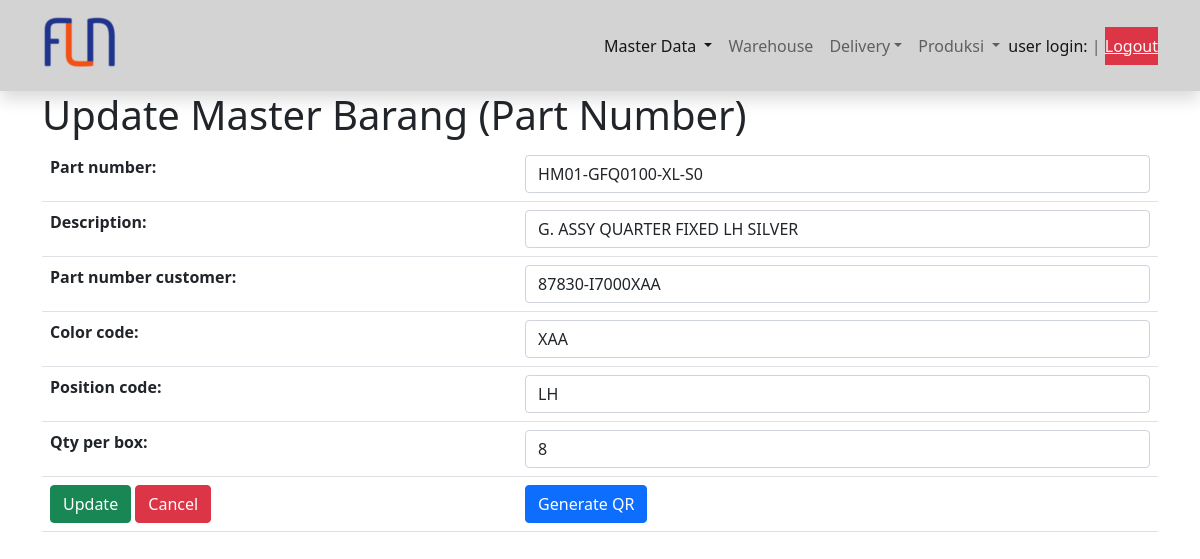
/edit_master_barang/18, run on the app's committed database.
### scanner/models.py (models this page shows, shortened)
class Barang(models.Model):
    part_number = models.CharField(max_length=18)
    description = models.CharField(max_length=32)
    part_number_customer =  models.CharField(max_length=18)
    barcode = models.TextField()
    color_code = models.CharField(max_length=3, blank=True, null=True)
    position_code = models.CharField(max_length=6, blank=True, null=True)
    qty_per_box = models.IntegerField(null=True)

### scanner/views.py (the view)
# urls.py: path('edit_master_barang/<int:pk>', views.EditMasterBarang.as_view(), name='edit_master_barang'),
class EditMasterBarang(UpdateView):
    model = Barang
    template_name = 'barang_updateview.html'
    form_class = FormMasterBarang

### scanner/forms.py
class FormMasterBarang(ModelForm):
    class Meta:
        model = Barang
        fields = '__all__'
        labels = {'barcode':'QR Code File'}
        widgets = {
            'part_number': forms.TextInput({'class':'form-control'}),
            'description': forms.TextInput({'class':'form-control'}),
            'part_number_customer': forms.TextInput({'class':'form-control'}),
            'barcode': forms.HiddenInput({'class':'form-control', 'hidden':'true'}),
            'color_code': forms.TextInput({'class':'form-control'}),
            'position_code': forms.TextInput({'class':'form-control'}),
            'qty_per_box': forms.TextInput({'class':'form-control'}),
        }

### templates/barang_updateview.html (shortened to what this page needs)
{% extends 'base.html' %}
{% block content %}
<div class="container">
    <h1>Update Master Barang (Part Number)</h1>
    <form action="" method="post">{% csrf_token %}
        <table class="table">
            {{ form.as_table }}
            <tr>
                <td>
                    <button type="submit" class="btn btn-success">Update</button>
                    <a href="{% url 'list_barang' %}"  class="btn btn-danger">Cancel</a>
                </td>
                <td id="genQR">
                    <a href="#" id="buttonQR" class="btn btn-primary" onclick="tampilkanQR()">Generate QR</a>
                </td>
            </tr>
        </table>
    </form>
</div>
{% endblock content %}

### data on the page
Barang: part_number "HM01-GFQ0100-XL-S0", description "G. ASSY QUARTER FIXED LH SILVER", part_number_customer "87830-I7000XAA", color_code "XAA", position_code "LH", qty_per_box "8"
